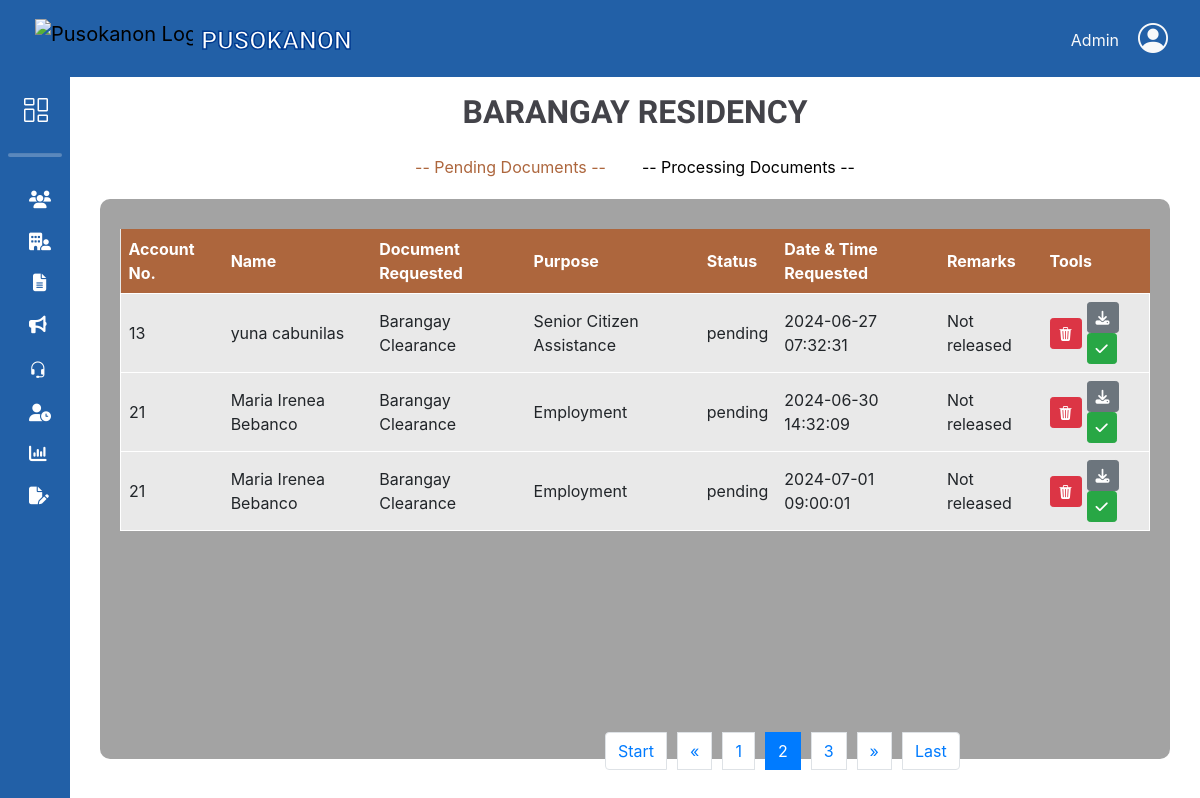
The app's page /adminbejo/Barangay-Residency.php?pending_page=2 with its own data.
### tables this page shows
CREATE TABLE `request_doc` (
  `doc_ID` int(11) NOT NULL,
  `res_id` int(11) NOT NULL,
  `docType_id` int(11) NOT NULL,
  `purpose_id` int(11) NOT NULL,
  `purpose_name` varchar(255) DEFAULT NULL,
  `stat` varchar(50) NOT NULL DEFAULT 'pending',
  `date_req` timestamp NOT NULL DEFAULT current_timestamp(),
  `date_processed` timestamp NULL DEFAULT current_timestamp() ON UPDATE current_timestamp(),
  `remarks` varchar(100) DEFAULT 'Not released',
  `request_id` varchar(20) NOT NULL,
  `qrCode_image` varchar(200) NOT NULL
);

CREATE TABLE `resident_users` (
  `res_ID` int(11) NOT NULL,
  `res_fname` varchar(50) NOT NULL,
  `res_lname` varchar(50) NOT NULL,
  `res_midname` varchar(50) NOT NULL,
  `res_suffix` varchar(10) DEFAULT NULL,
  `gender` varchar(10) NOT NULL,
  `birth_date` date NOT NULL,
  `civil_status` varchar(20) NOT NULL,
  `citizenship` varchar(30) NOT NULL,
  `place_birth` varchar(100) NOT NULL,
  `contact_no` varchar(13) NOT NULL,
  `res_email` varchar(100) NOT NULL,
  `addr_sitio` varchar(50) NOT NULL,
  `addr_purok` varchar(50) NOT NULL,
  `res_password` varchar(100) NOT NULL,
  `profile_picture` varchar(200) DEFAULT NULL,
  `registered_voter` varchar(15) NOT NULL,
  `userRole_id` int(11) NOT NULL,
  `reset_token_hash` varchar(64) DEFAULT NULL,
  `reset_token_expires_at` datetime DEFAULT NULL
);

CREATE TABLE `doc_type` (
  `docType_id` int(11) NOT NULL,
  `doc_name` varchar(100) NOT NULL,
  `doc_amount` int(11) NOT NULL
);

### db/DBconn.php (called while the page is built, shortened)
<?php
function fetchdocsRequest($pdo, $status, $limit, $offset) {
	$sql = "SELECT
				ru.res_id, doc_ID, stat,
				CONCAT(ru.res_fname, ' ', ru.res_lname) AS resident_name,
				dt.doc_name AS document_name,
				rd.purpose_name AS purpose_name,
				rd.date_req,
				rd.remarks
			FROM request_doc rd
			INNER JOIN resident_users ru ON rd.res_id = ru.res_id
			INNER JOIN doc_type dt ON rd.docType_id = dt.docType_id
			INNER JOIN docs_purpose dp ON rd.purpose_id = dp.purpose_id
			WHERE dt.doc_name = 'Barangay Clearance' AND stat = :status
			LIMIT :limit OFFSET :offset";
	$stmt = $pdo->prepare($sql);
	$stmt->bindParam(':status', $status, PDO::PARAM_STR);
	$stmt->bindParam(':limit', $limit, PDO::PARAM_INT);
	$stmt->bindParam(':offset', $offset, PDO::PARAM_INT);
	$stmt->execute();
	return $stmt->fetchAll();
}
?>

### adminbejo/Barangay-Residency.php (the view, shortened to what this page needs)
<?php
    include '../db/DBconn.php';
    include 'headerAdmin.php';
    $results_per_page = 3;
    $stmt = $pdo->prepare("SELECT COUNT(*) FROM request_doc WHERE docType_id = (SELECT docType_id FROM doc_type WHERE doc_name = 'Barangay Clearance') AND stat = 'Pending'");
    $stmt->execute();
    $number_of_pending_results = $stmt->fetchColumn();
    $number_of_pending_pages = ceil($number_of_pending_results / $results_per_page);
    $pending_page = isset($_GET['pending_page']) ? (int)$_GET['pending_page'] : 1;
    $pending_page = max(1, min($pending_page, $number_of_pending_pages));
    $pending_offset = ($pending_page - 1) * $results_per_page;
    $pending = fetchdocsRequest($pdo, 'Pending', $results_per_page, $pending_offset);
?>
</div>
<link rel="stylesheet" href="css/slidingtableResidency.css">
<main>
    <div class="row">
        <div class="col-12 pt-3 d-flex justify-content-center">
            <h1 class="title">BARANGAY RESIDENCY</h1>
        </div>
    </div>
    <div class="controls text-center mt-3">
        <a id="showTable1" class="link1">-- Pending Documents -- </a>&nbsp;&nbsp;&nbsp;&nbsp;&nbsp;&nbsp;
        <a id="showTable2" class="link2">-- Processing Documents --</a>
    </div>
    <div class="table-content">
        <div id="table1Container">
            <table id="table1">
                <thead>
                    <tr>
                        <th>Account No.</th>
                        <th>Name</th>
                        <th>Document Requested</th>
                        <th>Purpose</th>
                        <th>Status</th>
                        <th>Date & Time Requested</th>
                        <th>Remarks</th>
                        <th>Tools</th>
                    </tr>
                </thead>
                <tbody>
                    <?php foreach ($pending as $pendings): ?>
                        <tr>
                            <td><?= htmlspecialchars($pendings['res_id']); ?></td>
                            <td><?= htmlspecialchars($pendings['resident_name']); ?></td>
                            <td><?= htmlspecialchars($pendings['document_name']); ?></td>
                            <td><?= htmlspecialchars($pendings['purpose_name']); ?></td>
                            <td><?= htmlspecialchars($pendings['stat']); ?></td>
                            <td><?= htmlspecialchars($pendings['date_req']); ?></td>
                            <td><?= htmlspecialchars($pendings['remarks']); ?></td>
                            <td>
                                <div class="inline-tools">
                                    <div class="btn btn-danger btn-sm btn-1"><i class="bi bi-trash3-fill"></i></div>
                                    <form class="status-form" action="../db/updateStatus.php" method="POST">
                                        <button type="submit" name="status" value="Processing" class="btn btn-sm <?= $pendings['stat'] == 'Processing' ? 'btn-secondary' : 'btn-secondary'; ?>"><i class="fa-solid fa-download"></i></button>
                                        <button type="submit" name="status" value="Ready to pickup" class="btn btn-sm <?= $pendings['stat'] == 'Ready to pickup' ? 'btn-success' : 'btn-success'; ?>"><i class="fa-solid fa-check"></i></button>
                                    </form>
                                </div>
                            </td>
                        </tr>
                    <?php endforeach; ?>
                </tbody>
            </table>
            <nav id="pendingPagination" aria-label="Pending Page navigation">
                <ul class="pagination">
                    <?php if ($pending_page > 1): ?>
                        <li class="page-item">
                            <a class="page-link" href="?pending_page=1" aria-label="First">
                                <span aria-hidden="true">Start</span>
                            </a>
                        </li>
                        <li class="page-item">
                            <a class="page-link" href="?pending_page=<?= $pending_page - 1 ?>" aria-label="Previous">
                                <span aria-hidden="true">&laquo;</span>
                            </a>
                        </li>
                    <?php endif; ?>
                    <?php for ($i = 1; $i <= $number_of_pending_pages; $i++): ?>
                        <li class="page-item <?= ($i == $pending_page) ? 'active' : '' ?>">
                            <a class="page-link" href="?pending_page=<?= $i ?>"><?= $i ?></a>
                        </li>
                    <?php endfor; ?>
                    <?php if ($pending_page < $number_of_pending_pages): ?>
                        <li class="page-item">
                            <a class="page-link" href="?pending_page=<?= $pending_page + 1 ?>" aria-label="Next">
                                <span aria-hidden="true">&raquo;</span>
                            </a>
                        </li>
                        <li class="page-item">
                            <a class="page-link" href="?pending_page=<?= $number_of_pending_pages ?>" aria-label="Last">
                                <span aria-hidden="true">Last</span>
                            </a>
                        </li>
                    <?php endif; ?>
                </ul>
            </nav>
        </div>
    </div>
</main>
<?php include 'footerAdmin.php'; ?>

### adminbejo/css/headerADstyle.css (style rules this page uses)
body { height: 100%; margin-top: 77px; }
a { text-decoration: none; }
li { list-style: none; }
h1 { font-weight: 600; font-size: 1rem; }

### adminbejo/css/slidingtableResidency.css (style rules this page uses)
table { width: 100%; border-collapse: collapse; margin-top: 20px; }
.controls { margin: 20px 0; }
.pagination { margin: 20px 0; justify-content: center; left: 50%; bottom: 0; position: fixed; padding-bottom: 10px; }
.pagination .page-item .page-link { margin: 0 5px; }
.table-content { height: 70svh; background-color: #a3a3a3; padding:10px 20px 10px 20px; border-radius: 10px; }
#table1Container thead { background-color: #ad663d; color: white; }
#table2Container, #table1Container { background-color: #e9e9e9; }
th, td { padding: 8px; text-align: left; }
tbody tr { border: 1px solid white; }
main { margin-left: 100px; margin-right: 30px }
h1 { font-family: 'Titan One', cursive; font-size: 2rem; color: #434349; }
.inline-tools { display: flex; align-items: center; justify-content: center; gap: 5px; }
.inline-tools form { margin: 0; }
.link1, .link2 { color: #000000; cursor: pointer; }
.link1.active { color: #ad663d; }

### records on screen
request_doc: res.res_ID "13", resident_name "yuna cabunilas", docType.doc_name "Barangay Clearance", purpose_name "Senior Citizen Assistance", stat "pending", date_req "2024-06-27 07:32:31", remarks "Not released"
request_doc: res.res_ID "21", resident_name "Maria Irenea Bebanco", docType.doc_name "Barangay Clearance", purpose_name "Employment", stat "pending", date_req "2024-06-30 14:32:09", remarks "Not released"
request_doc: res.res_ID "21", resident_name "Maria Irenea Bebanco", docType.doc_name "Barangay Clearance", purpose_name "Employment", stat "pending", date_req "2024-07-01 09:00:01", remarks "Not released"
